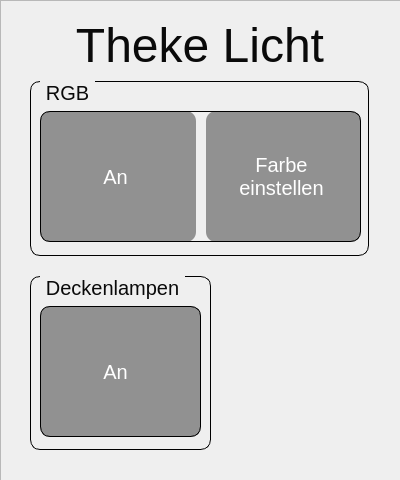
<?xml version="1.0" encoding="UTF-8"?>
<ui version="4.0">
 <class>Theke</class>
 <widget class="QDialog" name="Theke">
  <property name="geometry">
   <rect>
    <x>0</x>
    <y>0</y>
    <width>400</width>
    <height>480</height>
   </rect>
  </property>
  <property name="maximumSize">
   <size>
    <width>800</width>
    <height>530</height>
   </size>
  </property>
  <property name="windowTitle">
   <string>Dialog</string>
  </property>
  <property name="styleSheet">
   <string notr="true">QGroupBox::title{subcontrol-origin:margin; left:10px; padding: 0 3px 0 3px;color:rgb(10,10,10);}</string>
  </property>
  <widget class="QLabel" name="label">
   <property name="geometry">
    <rect>
     <x>0</x>
     <y>20</y>
     <width>400</width>
     <height>50</height>
    </rect>
   </property>
   <property name="font">
    <font>
     <pointsize>36</pointsize>
    </font>
   </property>
   <property name="styleSheet">
    <string notr="true">color:rgb(10,10,10);</string>
   </property>
   <property name="text">
    <string>Theke Licht</string>
   </property>
   <property name="alignment">
    <set>Qt::AlignCenter</set>
   </property>
  </widget>
  <widget class="QFrame" name="frame">
   <property name="geometry">
    <rect>
     <x>0</x>
     <y>0</y>
     <width>560</width>
     <height>541</height>
    </rect>
   </property>
   <property name="styleSheet">
    <string notr="true">background-image: url(:/bilder/Icons/back_green.png);</string>
   </property>
   <property name="frameShape">
    <enum>QFrame::StyledPanel</enum>
   </property>
   <property name="frameShadow">
    <enum>QFrame::Raised</enum>
   </property>
   <widget class="QPushButton" name="pushButton_back">
    <property name="geometry">
     <rect>
      <x>320</x>
      <y>410</y>
      <width>60</width>
      <height>60</height>
     </rect>
    </property>
    <property name="focusPolicy">
     <enum>Qt::NoFocus</enum>
    </property>
    <property name="text">
     <string/>
    </property>
    <property name="icon">
     <iconset resource="bilder.qrc">
      <normaloff>:/bilder/Icons/arrow_left_icon_blk.png</normaloff>:/bilder/Icons/arrow_left_icon_blk.png</iconset>
    </property>
    <property name="iconSize">
     <size>
      <width>50</width>
      <height>50</height>
     </size>
    </property>
    <property name="flat">
     <bool>true</bool>
    </property>
   </widget>
  </widget>
  <widget class="QGroupBox" name="groupBox_RGB">
   <property name="geometry">
    <rect>
     <x>30</x>
     <y>81</y>
     <width>339</width>
     <height>175</height>
    </rect>
   </property>
   <property name="styleSheet">
    <string notr="true">margin-top:0.5em;
border:1px solid black;
border-radius:10px;
font-size:20px;</string>
   </property>
   <property name="title">
    <string>RGB</string>
   </property>
   <widget class="QWidget" name="horizontalLayoutWidget_2">
    <property name="geometry">
     <rect>
      <x>10</x>
      <y>30</y>
      <width>321</width>
      <height>131</height>
     </rect>
    </property>
    <layout class="QHBoxLayout" name="horizontalLayout_2">
     <property name="spacing">
      <number>10</number>
     </property>
     <item>
      <widget class="QGroupBox" name="groupBox">
       <property name="styleSheet">
        <string notr="true">;margin-top:0;
border:none;
background-color:rgba(0,0,0,100);</string>
       </property>
       <property name="title">
        <string/>
       </property>
       <widget class="QPushButton" name="pushButton_rgb_togge">
        <property name="geometry">
         <rect>
          <x>10</x>
          <y>10</y>
          <width>131</width>
          <height>111</height>
         </rect>
        </property>
        <property name="focusPolicy">
         <enum>Qt::NoFocus</enum>
        </property>
        <property name="styleSheet">
         <string notr="true">background-color:rgba(0,0,0,0);
border:none;
color:rgb(255,255,255);</string>
        </property>
        <property name="text">
         <string>An</string>
        </property>
        <property name="flat">
         <bool>true</bool>
        </property>
       </widget>
      </widget>
     </item>
     <item>
      <widget class="QGroupBox" name="groupBox_2">
       <property name="styleSheet">
        <string notr="true">;margin-top:0;
border:none;
background-color:rgba(0,0,0,100);</string>
       </property>
       <property name="title">
        <string/>
       </property>
       <widget class="QPushButton" name="pushButton_rgb_set">
        <property name="geometry">
         <rect>
          <x>10</x>
          <y>10</y>
          <width>131</width>
          <height>111</height>
         </rect>
        </property>
        <property name="focusPolicy">
         <enum>Qt::NoFocus</enum>
        </property>
        <property name="styleSheet">
         <string notr="true">background-color:rgba(0,0,0,0);
border:none;
color:rgb(255,255,255);</string>
        </property>
        <property name="text">
         <string>Farbe
einstellen</string>
        </property>
        <property name="flat">
         <bool>true</bool>
        </property>
       </widget>
      </widget>
     </item>
    </layout>
   </widget>
  </widget>
  <widget class="QGroupBox" name="groupBox_lampen">
   <property name="geometry">
    <rect>
     <x>30</x>
     <y>276</y>
     <width>181</width>
     <height>174</height>
    </rect>
   </property>
   <property name="styleSheet">
    <string notr="true">margin-top:0.5em;
border:1px solid black;
border-radius:10px;
font-size:20px;</string>
   </property>
   <property name="title">
    <string>Deckenlampen</string>
   </property>
   <widget class="QWidget" name="horizontalLayoutWidget_3">
    <property name="geometry">
     <rect>
      <x>10</x>
      <y>30</y>
      <width>161</width>
      <height>131</height>
     </rect>
    </property>
    <layout class="QHBoxLayout" name="horizontalLayout_3">
     <item>
      <widget class="QGroupBox" name="groupBox_3">
       <property name="styleSheet">
        <string notr="true">;margin-top:0;
border:none;
background-color:rgba(0,0,0,100);</string>
       </property>
       <property name="title">
        <string/>
       </property>
       <widget class="QPushButton" name="pushButton">
        <property name="geometry">
         <rect>
          <x>10</x>
          <y>10</y>
          <width>131</width>
          <height>111</height>
         </rect>
        </property>
        <property name="focusPolicy">
         <enum>Qt::NoFocus</enum>
        </property>
        <property name="styleSheet">
         <string notr="true">background-color:rgba(0,0,0,0);
border:none;
color:rgb(255,255,255);</string>
        </property>
        <property name="text">
         <string>An</string>
        </property>
        <property name="flat">
         <bool>true</bool>
        </property>
       </widget>
      </widget>
     </item>
    </layout>
   </widget>
  </widget>
  <zorder>frame</zorder>
  <zorder>label</zorder>
  <zorder>groupBox_RGB</zorder>
  <zorder>groupBox_lampen</zorder>
 </widget>
 <resources>
  <include location="bilder.qrc"/>
 </resources>
 <connections/>
</ui>
